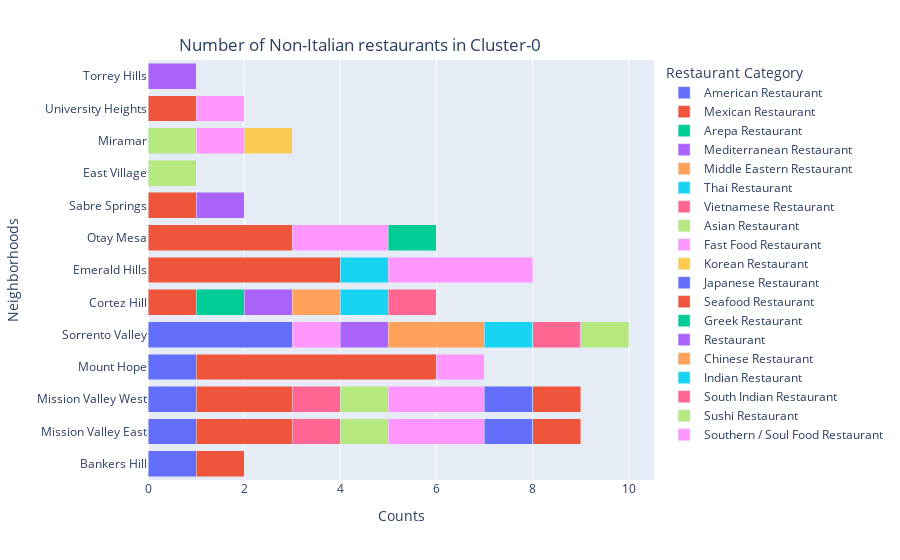

Here is the notebook cell this chart was saved with:
### Code cell
import plotly.express as px 

fig = px.bar(hoods_no_italian_rests, x="Counts", y="Neighborhoods",
             color="Restaurant Category", hover_data=['Restaurant Category'], 
             barmode = 'stack', orientation='h') 

fig.update_layout(
    title={
        'text': "Number of Non-Italian restaurants in Cluster-0",
        'y':0.93,
        'x':0.4,
        'xanchor': 'center',
        'yanchor': 'top'})

# save figure
fig.write_image("../images/sd_cluster0_hoods_non_italian_rests_fig20_a.png")
fig.show()
fig.show(renderer="png")

### Figure 1 — Plotly figure (JSON) as saved in the notebook; plotly's stock layout.template omitted (floating-point values rounded to 4 significant figures)
{"data": [{"alignmentgroup": "True", "customdata": [["American Restaurant"], ["American Restaurant"], ["American Restaurant"], ["American Restaurant"], ["American Restaurant"]], "hovertemplate": "Restaurant Category=%{customdata[0]}<br>Counts=%{x}<br>Neighborhoods=%{y}<extra></extra>", "legendgroup": "American Restaurant", "marker": {"color": "#636efa"}, "name": "American Restaurant", "offsetgroup": "American Restaurant", "orientation": "h", "showlegend": true, "textposition": "auto", "type": "bar", "x": [1, 1, 1, 1, 3], "xaxis": "x", "y": ["Bankers Hill", "Mission Valley East", "Mission Valley West", "Mount Hope", "Sorrento Valley"], "yaxis": "y"}, {"alignmentgroup": "True", "customdata": [["Mexican Restaurant"], ["Mexican Restaurant"], ["Mexican Restaurant"], ["Mexican Restaurant"], ["Mexican Restaurant"], ["Mexican Restaurant"], ["Mexican Restaurant"], ["Mexican Restaurant"]], "hovertemplate": "Restaurant Category=%{customdata[0]}<br>Counts=%{x}<br>Neighborhoods=%{y}<extra></extra>", "legendgroup": "Mexican Restaurant", "marker": {"color": "#EF553B"}, "name": "Mexican Restaurant", "offsetgroup": "Mexican Restaurant", "orientation": "h", "showlegend": true, "textposition": "auto", "type": "bar", "x": [1, 1, 4, 2, 2, 5, 3, 1], "xaxis": "x", "y": ["Bankers Hill", "Cortez Hill", "Emerald Hills", "Mission Valley East", "Mission Valley West", "Mount Hope", "Otay Mesa", "Sabre Springs"], "yaxis": "y"}, {"alignmentgroup": "True", "customdata": [["Arepa Restaurant"]], "hovertemplate": "Restaurant Category=%{customdata[0]}<br>Counts=%{x}<br>Neighborhoods=%{y}<extra></extra>", "legendgroup": "Arepa Restaurant", "marker": {"color": "#00cc96"}, "name": "Arepa Restaurant", "offsetgroup": "Arepa Restaurant", "orientation": "h", "showlegend": true, "textposition": "auto", "type": "bar", "x": [1], "xaxis": "x", "y": ["Cortez Hill"], "yaxis": "y"}, {"alignmentgroup": "True", "customdata": [["Mediterranean Restaurant"]], "hovertemplate": "Restaurant Category=%{customdata[0]}<br>Counts=%{x}<br>Neighborhoods=%{y}<extra></extra>", "legendgroup": "Mediterranean Restaurant", "marker": {"color": "#ab63fa"}, "name": "Mediterranean Restaurant", "offsetgroup": "Mediterranean Restaurant", "orientation": "h", "showlegend": true, "textposition": "auto", "type": "bar", "x": [1], "xaxis": "x", "y": ["Cortez Hill"], "yaxis": "y"}, {"alignmentgroup": "True", "customdata": [["Middle Eastern Restaurant"]], "hovertemplate": "Restaurant Category=%{customdata[0]}<br>Counts=%{x}<br>Neighborhoods=%{y}<extra></extra>", "legendgroup": "Middle Eastern Restaurant", "marker": {"color": "#FFA15A"}, "name": "Middle Eastern Restaurant", "offsetgroup": "Middle Eastern Restaurant", "orientation": "h", "showlegend": true, "textposition": "auto", "type": "bar", "x": [1], "xaxis": "x", "y": ["Cortez Hill"], "yaxis": "y"}, {"alignmentgroup": "True", "customdata": [["Thai Restaurant"], ["Thai Restaurant"]], "hovertemplate": "Restaurant Category=%{customdata[0]}<br>Counts=%{x}<br>Neighborhoods=%{y}<extra></extra>", "legendgroup": "Thai Restaurant", "marker": {"color": "#19d3f3"}, "name": "Thai Restaurant", "offsetgroup": "Thai Restaurant", "orientation": "h", "showlegend": true, "textposition": "auto", "type": "bar", "x": [1, 1], "xaxis": "x", "y": ["Cortez Hill", "Emerald Hills"], "yaxis": "y"}, {"alignmentgroup": "True", "customdata": [["Vietnamese Restaurant"], ["Vietnamese Restaurant"], ["Vietnamese Restaurant"]], "hovertemplate": "Restaurant Category=%{customdata[0]}<br>Counts=%{x}<br>Neighborhoods=%{y}<extra></extra>", "legendgroup": "Vietnamese Restaurant", "marker": {"color": "#FF6692"}, "name": "Vietnamese Restaurant", "offsetgroup": "Vietnamese Restaurant", "orientation": "h", "showlegend": true, "textposition": "auto", "type": "bar", "x": [1, 1, 1], "xaxis": "x", "y": ["Cortez Hill", "Mission Valley East", "Mission Valley West"], "yaxis": "y"}, {"alignmentgroup": "True", "customdata": [["Asian Restaurant"], ["Asian Restaurant"], ["Asian Restaurant"], ["Asian Restaurant"]], "hovertemplate": "Restaurant Category=%{customdata[0]}<br>Counts=%{x}<br>Neighborhoods=%{y}<extra></extra>", "legendgroup": "Asian Restaurant", "marker": {"color": "#B6E880"}, "name": "Asian Restaurant", "offsetgroup": "Asian Restaurant", "orientation": "h", "showlegend": true, "textposition": "auto", "type": "bar", "x": [1, 1, 1, 1], "xaxis": "x", "y": ["East Village", "Miramar", "Mission Valley East", "Mission Valley West"], "yaxis": "y"}, {"alignmentgroup": "True", "customdata": [["Fast Food Restaurant"], ["Fast Food Restaurant"], ["Fast Food Restaurant"], ["Fast Food Restaurant"], ["Fast Food Restaurant"], ["Fast Food Restaurant"], ["Fast Food Restaurant"]], "hovertemplate": "Restaurant Category=%{customdata[0]}<br>Counts=%{x}<br>Neighborhoods=%{y}<extra></extra>", "legendgroup": "Fast Food Restaurant", "marker": {"color": "#FF97FF"}, "name": "Fast Food Restaurant", "offsetgroup": "Fast Food Restaurant", "orientation": "h", "showlegend": true, "textposition": "auto", "type": "bar", "x": [3, 1, 2, 2, 1, 2, 1], "xaxis": "x", "y": ["Emerald Hills", "Miramar", "Mission Valley East", "Mission Valley West", "Mount Hope", "Otay Mesa", "Sorrento Valley"], "yaxis": "y"}, {"alignmentgroup": "True", "customdata": [["Korean Restaurant"]], "hovertemplate": "Restaurant Category=%{customdata[0]}<br>Counts=%{x}<br>Neighborhoods=%{y}<extra></extra>", "legendgroup": "Korean Restaurant", "marker": {"color": "#FECB52"}, "name": "Korean Restaurant", "offsetgroup": "Korean Restaurant", "orientation": "h", "showlegend": true, "textposition": "auto", "type": "bar", "x": [1], "xaxis": "x", "y": ["Miramar"], "yaxis": "y"}, {"alignmentgroup": "True", "customdata": [["Japanese Restaurant"], ["Japanese Restaurant"]], "hovertemplate": "Restaurant Category=%{customdata[0]}<br>Counts=%{x}<br>Neighborhoods=%{y}<extra></extra>", "legendgroup": "Japanese Restaurant", "marker": {"color": "#636efa"}, "name": "Japanese Restaurant", "offsetgroup": "Japanese Restaurant", "orientation": "h", "showlegend": true, "textposition": "auto", "type": "bar", "x": [1, 1], "xaxis": "x", "y": ["Mission Valley East", "Mission Valley West"], "yaxis": "y"}, {"alignmentgroup": "True", "customdata": [["Seafood Restaurant"], ["Seafood Restaurant"], ["Seafood Restaurant"]], "hovertemplate": "Restaurant Category=%{customdata[0]}<br>Counts=%{x}<br>Neighborhoods=%{y}<extra></extra>", "legendgroup": "Seafood Restaurant", "marker": {"color": "#EF553B"}, "name": "Seafood Restaurant", "offsetgroup": "Seafood Restaurant", "orientation": "h", "showlegend": true, "textposition": "auto", "type": "bar", "x": [1, 1, 1], "xaxis": "x", "y": ["Mission Valley East", "Mission Valley West", "University Heights"], "yaxis": "y"}, {"alignmentgroup": "True", "customdata": [["Greek Restaurant"]], "hovertemplate": "Restaurant Category=%{customdata[0]}<br>Counts=%{x}<br>Neighborhoods=%{y}<extra></extra>", "legendgroup": "Greek Restaurant", "marker": {"color": "#00cc96"}, "name": "Greek Restaurant", "offsetgroup": "Greek Restaurant", "orientation": "h", "showlegend": true, "textposition": "auto", "type": "bar", "x": [1], "xaxis": "x", "y": ["Otay Mesa"], "yaxis": "y"}, {"alignmentgroup": "True", "customdata": [["Restaurant"], ["Restaurant"], ["Restaurant"]], "hovertemplate": "Restaurant Category=%{customdata[0]}<br>Counts=%{x}<br>Neighborhoods=%{y}<extra></extra>", "legendgroup": "Restaurant", "marker": {"color": "#ab63fa"}, "name": "Restaurant", "offsetgroup": "Restaurant", "orientation": "h", "showlegend": true, "textposition": "auto", "type": "bar", "x": [1, 1, 1], "xaxis": "x", "y": ["Sabre Springs", "Sorrento Valley", "Torrey Hills"], "yaxis": "y"}, {"alignmentgroup": "True", "customdata": [["Chinese Restaurant"]], "hovertemplate": "Restaurant Category=%{customdata[0]}<br>Counts=%{x}<br>Neighborhoods=%{y}<extra></extra>", "legendgroup": "Chinese Restaurant", "marker": {"color": "#FFA15A"}, "name": "Chinese Restaurant", "offsetgroup": "Chinese Restaurant", "orientation": "h", "showlegend": true, "textposition": "auto", "type": "bar", "x": [2], "xaxis": "x", "y": ["Sorrento Valley"], "yaxis": "y"}, {"alignmentgroup": "True", "customdata": [["Indian Restaurant"]], "hovertemplate": "Restaurant Category=%{customdata[0]}<br>Counts=%{x}<br>Neighborhoods=%{y}<extra></extra>", "legendgroup": "Indian Restaurant", "marker": {"color": "#19d3f3"}, "name": "Indian Restaurant", "offsetgroup": "Indian Restaurant", "orientation": "h", "showlegend": true, "textposition": "auto", "type": "bar", "x": [1], "xaxis": "x", "y": ["Sorrento Valley"], "yaxis": "y"}, {"alignmentgroup": "True", "customdata": [["South Indian Restaurant"]], "hovertemplate": "Restaurant Category=%{customdata[0]}<br>Counts=%{x}<br>Neighborhoods=%{y}<extra></extra>", "legendgroup": "South Indian Restaurant", "marker": {"color": "#FF6692"}, "name": "South Indian Restaurant", "offsetgroup": "South Indian Restaurant", "orientation": "h", "showlegend": true, "textposition": "auto", "type": "bar", "x": [1], "xaxis": "x", "y": ["Sorrento Valley"], "yaxis": "y"}, {"alignmentgroup": "True", "customdata": [["Sushi Restaurant"]], "hovertemplate": "Restaurant Category=%{customdata[0]}<br>Counts=%{x}<br>Neighborhoods=%{y}<extra></extra>", "legendgroup": "Sushi Restaurant", "marker": {"color": "#B6E880"}, "name": "Sushi Restaurant", "offsetgroup": "Sushi Restaurant", "orientation": "h", "showlegend": true, "textposition": "auto", "type": "bar", "x": [1], "xaxis": "x", "y": ["Sorrento Valley"], "yaxis": "y"}, {"alignmentgroup": "True", "customdata": [["Southern / Soul Food Restaurant"]], "hovertemplate": "Restaurant Category=%{customdata[0]}<br>Counts=%{x}<br>Neighborhoods=%{y}<extra></extra>", "legendgroup": "Southern / Soul Food Restaurant", "marker": {"color": "#FF97FF"}, "name": "Southern / Soul Food Restaurant", "offsetgroup": "Southern / Soul Food Restaurant", "orientation": "h", "showlegend": true, "textposition": "auto", "type": "bar", "x": [1], "xaxis": "x", "y": ["University Heights"], "yaxis": "y"}], "layout": {"barmode": "stack", "legend": {"title": {"text": "Restaurant Category"}, "tracegroupgap": 0}, "margin": {"t": 60}, "title": {"text": "Number of Non-Italian restaurants in Cluster-0", "x": 0.4, "xanchor": "center", "y": 0.93, "yanchor": "top"}, "xaxis": {"anchor": "y", "domain": [0, 1], "title": {"text": "Counts"}}, "yaxis": {"anchor": "x", "domain": [0, 1], "title": {"text": "Neighborhoods"}}}}
